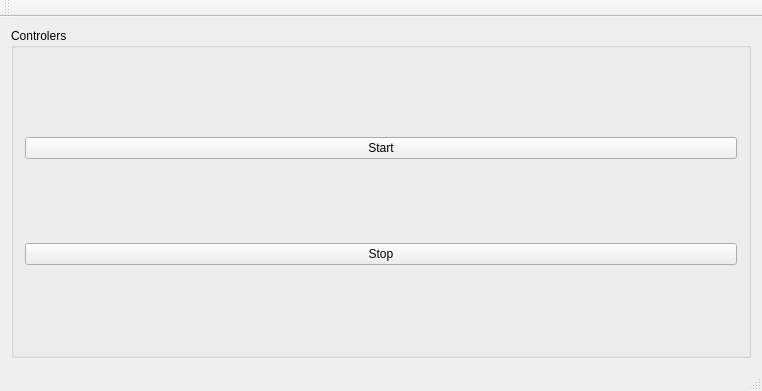
<?xml version="1.0" encoding="UTF-8"?>
<ui version="4.0">
 <class>MainWindow</class>
 <widget class="QMainWindow" name="MainWindow">
  <property name="geometry">
   <rect>
    <x>0</x>
    <y>0</y>
    <width>762</width>
    <height>391</height>
   </rect>
  </property>
  <property name="windowTitle">
   <string>MainWindow</string>
  </property>
  <widget class="QWidget" name="centralWidget">
   <layout class="QGridLayout" name="gridLayout_2">
    <item row="0" column="0">
     <widget class="QGroupBox" name="grubBoxButtons">
      <property name="title">
       <string>Controlers</string>
      </property>
      <layout class="QGridLayout" name="gridLayout">
       <item row="0" column="0">
        <widget class="QPushButton" name="startButton">
         <property name="text">
          <string>Start</string>
         </property>
        </widget>
       </item>
       <item row="1" column="0">
        <widget class="QPushButton" name="stopButton">
         <property name="text">
          <string>Stop</string>
         </property>
        </widget>
       </item>
      </layout>
     </widget>
    </item>
   </layout>
  </widget>
  <widget class="QMenuBar" name="menuBar">
   <property name="geometry">
    <rect>
     <x>0</x>
     <y>0</y>
     <width>762</width>
     <height>27</height>
    </rect>
   </property>
  </widget>
  <widget class="QToolBar" name="mainToolBar">
   <attribute name="toolBarArea">
    <enum>TopToolBarArea</enum>
   </attribute>
   <attribute name="toolBarBreak">
    <bool>false</bool>
   </attribute>
  </widget>
  <widget class="QStatusBar" name="statusBar"/>
  <action name="actionStart">
   <property name="text">
    <string>Start</string>
   </property>
   <property name="shortcut">
    <string>Space</string>
   </property>
  </action>
  <action name="actionStop">
   <property name="text">
    <string>Stop</string>
   </property>
   <property name="shortcut">
    <string>Space</string>
   </property>
  </action>
 </widget>
 <layoutdefault spacing="6" margin="11"/>
 <resources/>
 <connections/>
</ui>
